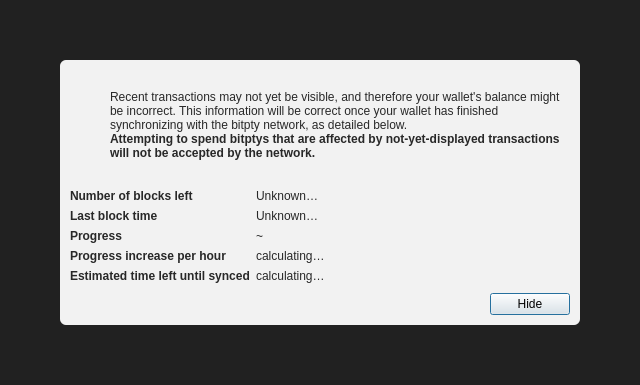
<?xml version="1.0" encoding="UTF-8"?>
<ui version="4.0">
 <class>ModalOverlay</class>
 <widget class="QWidget" name="ModalOverlay">
  <property name="geometry">
   <rect>
    <x>0</x>
    <y>0</y>
    <width>640</width>
    <height>385</height>
   </rect>
  </property>
  <property name="windowTitle">
   <string>Form</string>
  </property>
  <layout class="QVBoxLayout" name="verticalLayout" stretch="0">
   <property name="sizeConstraint">
    <enum>QLayout::SetDefaultConstraint</enum>
   </property>
   <property name="leftMargin">
    <number>0</number>
   </property>
   <property name="topMargin">
    <number>0</number>
   </property>
   <property name="rightMargin">
    <number>0</number>
   </property>
   <property name="bottomMargin">
    <number>0</number>
   </property>
   <item>
    <widget class="QWidget" name="bgWidget" native="true">
     <property name="styleSheet">
      <string notr="true">#bgWidget { background: rgba(0,0,0,220); }</string>
     </property>
     <layout class="QVBoxLayout" name="verticalLayoutMain" stretch="1">
      <property name="leftMargin">
       <number>60</number>
      </property>
      <property name="topMargin">
       <number>60</number>
      </property>
      <property name="rightMargin">
       <number>60</number>
      </property>
      <property name="bottomMargin">
       <number>60</number>
      </property>
      <item>
       <widget class="QWidget" name="contentWidget" native="true">
        <property name="styleSheet">
         <string notr="true">#contentWidget { background: rgba(255,255,255,240); border-radius: 6px; }

QLabel { color: rgb(40,40,40);  }</string>
        </property>
        <layout class="QVBoxLayout" name="verticalLayoutSub" stretch="1,0,0,0">
         <property name="spacing">
          <number>0</number>
         </property>
         <property name="leftMargin">
          <number>10</number>
         </property>
         <property name="topMargin">
          <number>10</number>
         </property>
         <property name="rightMargin">
          <number>10</number>
         </property>
         <property name="bottomMargin">
          <number>10</number>
         </property>
         <item>
          <layout class="QHBoxLayout" name="horizontalLayoutIconText" stretch="0,1">
           <property name="topMargin">
            <number>20</number>
           </property>
           <item>
            <layout class="QVBoxLayout" name="verticalLayoutIcon">
             <property name="leftMargin">
              <number>0</number>
             </property>
             <item>
              <widget class="QPushButton" name="warningIcon">
               <property name="enabled">
                <bool>false</bool>
               </property>
               <property name="text">
                <string/>
               </property>
               <property name="icon">
                <iconset>
                 <normaloff>:/icons/warning</normaloff>
                 <disabledoff>:/icons/warning</disabledoff>:/icons/warning</iconset>
               </property>
               <property name="iconSize">
                <size>
                 <width>48</width>
                 <height>48</height>
                </size>
               </property>
               <property name="flat">
                <bool>true</bool>
               </property>
              </widget>
             </item>
             <item>
              <spacer name="verticalSpacerWarningIcon">
               <property name="orientation">
                <enum>Qt::Vertical</enum>
               </property>
               <property name="sizeHint" stdset="0">
                <size>
                 <width>20</width>
                 <height>40</height>
                </size>
               </property>
              </spacer>
             </item>
            </layout>
           </item>
           <item>
            <layout class="QVBoxLayout" name="verticalLayoutInfoText">
             <property name="leftMargin">
              <number>0</number>
             </property>
             <property name="topMargin">
              <number>0</number>
             </property>
             <item>
              <widget class="QLabel" name="infoText">
               <property name="text">
                <string>Recent transactions may not yet be visible, and therefore your wallet's balance might be incorrect. This information will be correct once your wallet has finished synchronizing with the bitpty network, as detailed below.</string>
               </property>
               <property name="textFormat">
                <enum>Qt::RichText</enum>
               </property>
               <property name="wordWrap">
                <bool>true</bool>
               </property>
              </widget>
             </item>
             <item>
              <widget class="QLabel" name="infoTextStrong">
               <property name="font">
                <font>
                 <weight>75</weight>
                 <bold>true</bold>
                </font>
               </property>
               <property name="text">
                <string>Attempting to spend bitptys that are affected by not-yet-displayed transactions will not be accepted by the network.</string>
               </property>
               <property name="textFormat">
                <enum>Qt::RichText</enum>
               </property>
               <property name="wordWrap">
                <bool>true</bool>
               </property>
              </widget>
             </item>
             <item>
              <spacer name="verticalSpacerInTextSpace">
               <property name="orientation">
                <enum>Qt::Vertical</enum>
               </property>
               <property name="sizeHint" stdset="0">
                <size>
                 <width>20</width>
                 <height>40</height>
                </size>
               </property>
              </spacer>
             </item>
            </layout>
           </item>
          </layout>
         </item>
         <item>
          <spacer name="verticalSpacerAfterText">
           <property name="orientation">
            <enum>Qt::Vertical</enum>
           </property>
           <property name="sizeHint" stdset="0">
            <size>
             <width>20</width>
             <height>40</height>
            </size>
           </property>
          </spacer>
         </item>
         <item>
          <layout class="QFormLayout" name="formLayout">
           <property name="fieldGrowthPolicy">
            <enum>QFormLayout::FieldsStayAtSizeHint</enum>
           </property>
           <property name="horizontalSpacing">
            <number>6</number>
           </property>
           <property name="verticalSpacing">
            <number>6</number>
           </property>
           <property name="topMargin">
            <number>10</number>
           </property>
           <item row="0" column="0">
            <widget class="QLabel" name="labelNumberOfBlocksLeft">
             <property name="font">
              <font>
               <weight>75</weight>
               <bold>true</bold>
              </font>
             </property>
             <property name="text">
              <string>Number of blocks left</string>
             </property>
            </widget>
           </item>
           <item row="0" column="1">
            <widget class="QLabel" name="numberOfBlocksLeft">
             <property name="text">
              <string>Unknown…</string>
             </property>
            </widget>
           </item>
           <item row="1" column="0">
            <widget class="QLabel" name="labelLastBlockTime">
             <property name="font">
              <font>
               <weight>75</weight>
               <bold>true</bold>
              </font>
             </property>
             <property name="text">
              <string>Last block time</string>
             </property>
            </widget>
           </item>
           <item row="1" column="1">
            <widget class="QLabel" name="newestBlockDate">
             <property name="sizePolicy">
              <sizepolicy hsizetype="Maximum" vsizetype="Preferred">
               <horstretch>0</horstretch>
               <verstretch>0</verstretch>
              </sizepolicy>
             </property>
             <property name="text">
              <string>Unknown…</string>
             </property>
            </widget>
           </item>
           <item row="2" column="0">
            <widget class="QLabel" name="labelSyncDone">
             <property name="font">
              <font>
               <weight>75</weight>
               <bold>true</bold>
              </font>
             </property>
             <property name="text">
              <string>Progress</string>
             </property>
            </widget>
           </item>
           <item row="2" column="1">
            <layout class="QHBoxLayout" name="horizontalLayoutSync" stretch="0,1">
             <item>
              <widget class="QLabel" name="percentageProgress">
               <property name="text">
                <string notr="true">~</string>
               </property>
              </widget>
             </item>
            </layout>
           </item>
           <item row="4" column="0">
            <widget class="QLabel" name="labelProgressIncrease">
             <property name="font">
              <font>
               <weight>75</weight>
               <bold>true</bold>
              </font>
             </property>
             <property name="text">
              <string>Progress increase per hour</string>
             </property>
            </widget>
           </item>
           <item row="4" column="1">
            <widget class="QLabel" name="progressIncreasePerH">
             <property name="text">
              <string>calculating…</string>
             </property>
            </widget>
           </item>
           <item row="5" column="0">
            <widget class="QLabel" name="labelEstimatedTimeLeft">
             <property name="font">
              <font>
               <weight>75</weight>
               <bold>true</bold>
              </font>
             </property>
             <property name="text">
              <string>Estimated time left until synced</string>
             </property>
            </widget>
           </item>
           <item row="5" column="1">
            <widget class="QLabel" name="expectedTimeLeft">
             <property name="text">
              <string>calculating…</string>
             </property>
            </widget>
           </item>
          </layout>
         </item>
         <item>
          <layout class="QHBoxLayout" name="horizontalLayoutButtons">
           <property name="leftMargin">
            <number>10</number>
           </property>
           <property name="topMargin">
            <number>10</number>
           </property>
           <item>
            <spacer name="horizontalSpacer">
             <property name="orientation">
              <enum>Qt::Horizontal</enum>
             </property>
             <property name="sizeHint" stdset="0">
              <size>
               <width>40</width>
               <height>20</height>
              </size>
             </property>
            </spacer>
           </item>
           <item>
            <widget class="QPushButton" name="closeButton">
             <property name="text">
              <string>Hide</string>
             </property>
             <property name="shortcut">
              <string>Esc</string>
             </property>
             <property name="focusPolicy">
              <enum>Qt::StrongFocus</enum>
             </property>
             <property name="default">
              <bool>true</bool>
             </property>
            </widget>
           </item>
          </layout>
         </item>
        </layout>
       </widget>
      </item>
     </layout>
    </widget>
   </item>
  </layout>
 </widget>
 <resources/>
 <connections/>
</ui>
